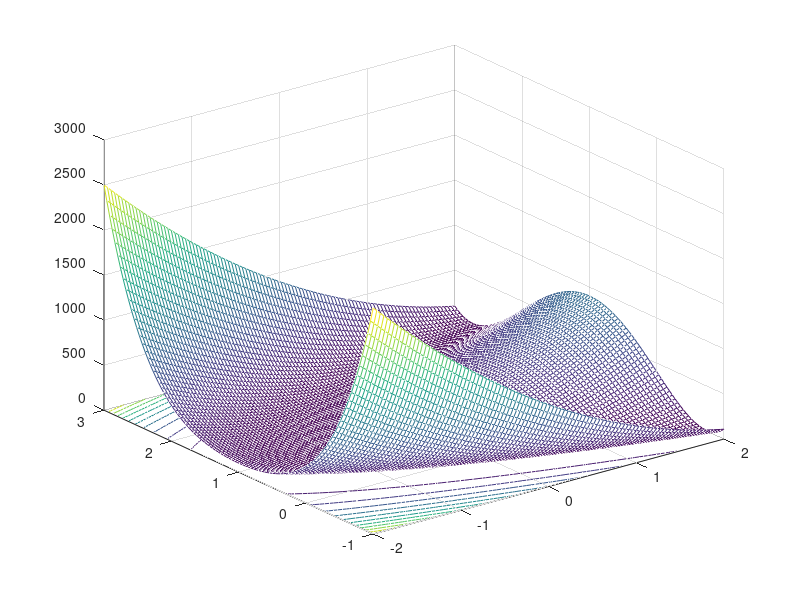

Write the MATLAB code that produced this figure.
% Ronney Aovida, LAB4, ISC4220, March 3rd, Question 2 part 1
function [x1x2] = rosenbrock(x,x1)

% This plots the function using the meshc function

if nargin<1
x=linspace(-2,2,100);
x1=linspace(-1,3,100);
end

x1x2=zeros(100);

for i= 1:length(x)
    X=x(i);
    for k= 1:length(x1)
        X1=x1(k);
        x1x2(i,k)= (1-X).^2 + 100.*(X1-X.^2).^2;
        
    end
end

meshc(x,x1,x1x2);

end